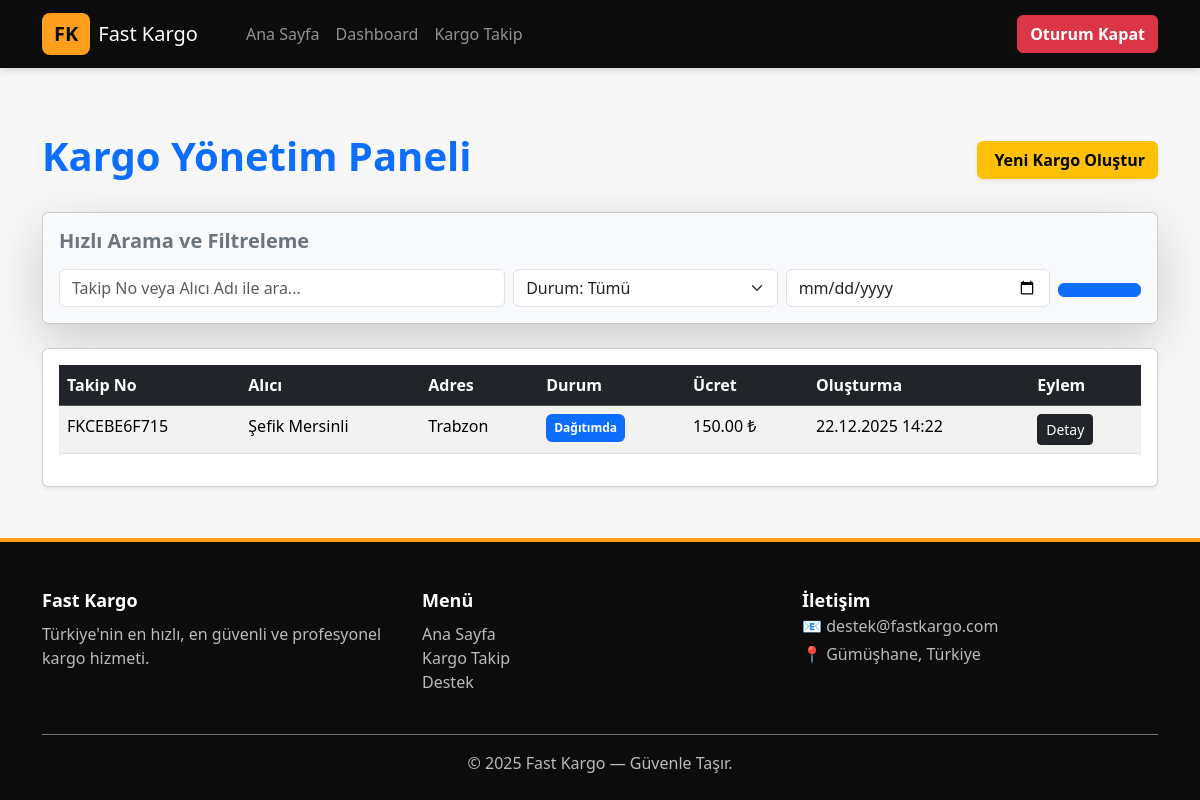
The page /kargolar/ (signed in) on the database its author committed.
### cargoposts/models.py (models this page shows, shortened)
class Cargo(models.Model):
    user = models.ForeignKey('auth.User', on_delete=models.CASCADE, verbose_name="Kullanıcı")
    DURUM_CHOICES = [
        ('YOLDA', 'Yolda / İşleniyor'),
        ('DAGITIMDA', 'Dağıtımda'),
        ('TESLIM', 'Teslim Edildi'),
    ]
    takip_no = models.CharField(max_length=20, unique=True, editable=False)
    gonderen_ad = models.CharField(max_length=100)
    gonderen_tel = models.CharField(max_length=20)
    gonderen_adres = models.TextField()
    alici = models.CharField(max_length=100)
    alici_tel = models.CharField(max_length=20)
    adres = models.TextField()
    gonderi_turu = models.CharField(max_length=50)
    agirlik = models.FloatField()
    odeme_turu = models.CharField(max_length=50)
    aciklama = models.TextField(blank=True, null=True)
    fiyat = models.DecimalField(max_digits=10, decimal_places=2, default=150.00)
    durum = models.CharField(max_length=20, choices=DURUM_CHOICES, default='YOLDA')
    olusturma = models.DateTimeField(auto_now_add=True)
    guncelleme = models.DateTimeField(auto_now=True)

### cargoposts/views.py (the view)
# urls.py: path('kargolar/', views.cargo_list, name="cargo_list"),
@login_required
def cargo_list(request):
    kargolar = Cargo.objects.filter(user=request.user).order_by('-olusturma')
    query = request.GET.get('q')
    durum_filtresi = request.GET.get('durum')
    tarih_filtresi = request.GET.get('tarih')
    if query:
        kargolar = kargolar.filter(
            Q(takip_no__icontains=query) |
            Q(alici__icontains=query)
        )
    if durum_filtresi:
        kargolar = kargolar.filter(durum=durum_filtresi)
    if tarih_filtresi:
        kargolar = kargolar.filter(olusturma__date=tarih_filtresi)
    return render(request, 'cargo_list.html', {'kargolar': kargolar})

### cargoposts/templates/cargo_list.html (shortened to what this page needs)
{% extends "base.html" %}
{% block content %}
<div class="d-flex justify-content-between align-items-center mb-4">
    <h1 class="fw-bold text-primary">Kargo Yönetim Paneli</h1>
    <a href="{% url 'cargo_create' %}" class="btn btn-warning fw-bold shadow-sm">
         Yeni Kargo Oluştur
    </a>
</div>
<div class="card shadow-lg mb-4 p-3 bg-light">
    <h5 class="fw-bold mb-3 text-secondary">Hızlı Arama ve Filtreleme</h5>
    <form class="row g-2 align-items-center" method="GET">
        <div class="col-md-5">
            <input type="text" name="q" class="form-control" placeholder="Takip No veya Alıcı Adı ile ara..." value="{{ request.GET.q }}">
        </div>
        <div class="col-md-3">
            <select name="durum" class="form-select">
                <option value="">Durum: Tümü</option>
            </select>
        </div>
        <div class="col-md-3">
            <input type="date" name="tarih" class="form-control" value="{{ request.GET.tarih }}">
        </div>
        <div class="col-md-1">
            <button class="btn btn-primary w-100" type="submit">
            </button>
        </div>
    </form>
</div>
<div class="card shadow-sm">
    <div class="card-body">
        {% if kargolar %}
        <table class="table table-hover table-striped">
            <thead class="table-dark">
                <tr>
                    <th>Takip No</th>
                    <th>Alıcı</th>
                    <th>Adres</th>
                    <th>Durum</th>
                    <th>Ücret</th>
                    <th>Oluşturma</th>
                    <th>Eylem</th>
                </tr>
            </thead>
            <tbody>
                {% for k in kargolar %}
                <tr>
                    <td>{{ k.takip_no }}</td>
                    <td>{{ k.alici }}</td>
                    <td>{{ k.adres|truncatechars:30 }}</td>
                    <td>
                        {% if k.durum == "TESLIM" %}
                        <span class="badge bg-success p-2">Teslim</span>
                        {% elif k.durum == "DAGITIMDA" %}
                        <span class="badge bg-primary p-2">Dağıtımda</span>
                        {% else %}
                        <span class="badge bg-warning text-dark p-2">Yolda</span>
                        {% endif %}
                    </td>
                    <td>{{ k.fiyat }} ₺</td>
                    <td>{{ k.olusturma|date:"d.m.Y H:i" }}</td>
                    <td>
                        <a href="{% url 'cargo_info' k.takip_no %}" class="btn btn-sm btn-dark">Detay</a>
                    </td>
                </tr>
                {% endfor %}
            </tbody>
        </table>
        {% else %}
        <p class="alert alert-info text-center">Aradığınız kriterlere uygun kargo bulunamadı.</p>
        {% endif %}
    </div>
</div>
{% endblock %}

### cargoproject/templates/base.html (style rules this page uses)
:root { --primary: #ff9f1c; --primary-dark: #e88a00; --dark: #0c0c0c; }
html, body { height: 100%; }
body { display: flex; flex-direction: column; background: #f7f7f7; }

### rows shown on the page
Cargo: takip_no "FKCEBE6F715", alici "Şefik Mersinli", adres "Trabzon", durum "Dağıtımda", fiyat "150.00", olusturma "22.12.2025 14:22"
